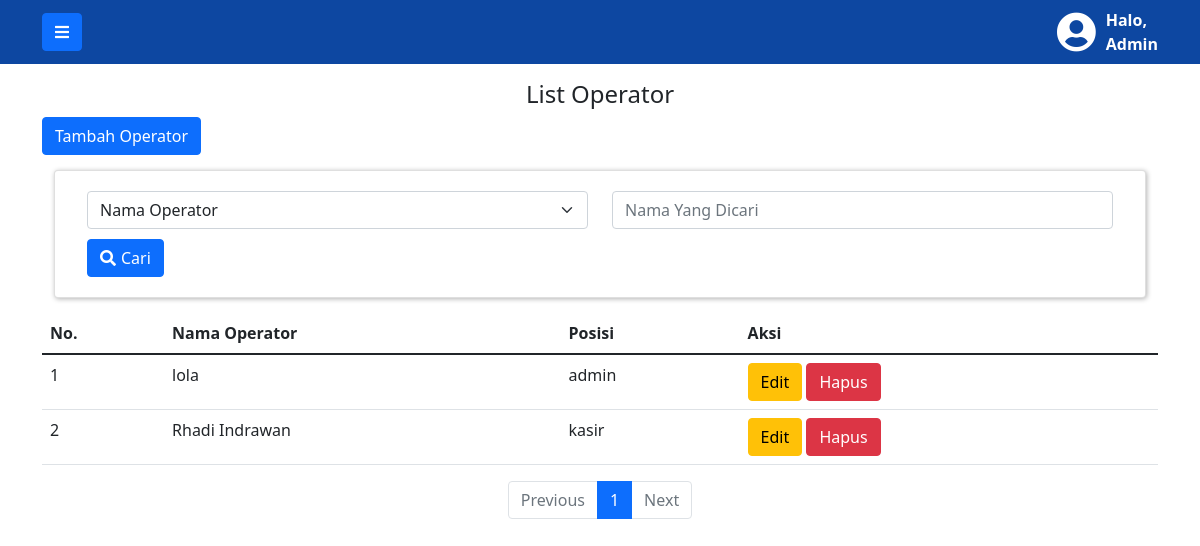
The app's page /admin/operator.php (signed in) with its own data.
### tables this page shows
CREATE TABLE IF NOT EXISTS `utenti` (
  `id` int(11) NOT NULL AUTO_INCREMENT,
  `email` varchar(100) NOT NULL,
  `password` varchar(256) NOT NULL,
  `nama` varchar(100) NOT NULL,
  `posisi` varchar(100) NOT NULL,
  `stato` int(11) NOT NULL,
  `reset_selector` varchar(100) NOT NULL,
  `reset_code` varchar(256) NOT NULL,
  `data` timestamp NOT NULL DEFAULT current_timestamp(),
  `last_update` timestamp NOT NULL DEFAULT current_timestamp() ON UPDATE current_timestamp(),
  PRIMARY KEY (`id`)
);

### paginasi/main-paginasi.php (called while the page is built, shortened)
<?php
     $page = (isset($_GET['page']))? (int) $_GET['page'] : 1;
     $kolomCari=(isset($_GET['Kolom']))? $_GET['Kolom'] : "";
     $kolomKataKunci=(isset($_GET['KataKunci']))? $_GET['KataKunci'] : "";
     $limit = 15;
     $limitStart = ($page - 1) * $limit;
     if($kolomCari=="" && $kolomKataKunci==""){
          $dt = mysqli_query($mysqli, "$qry $orderby LIMIT ".$limitStart.",".$limit);
     }
?>

### admin/operator.php (the view, shortened to what this page needs)
<?php include('template/header.php'); ?>
<?php
	$qry = "SELECT * FROM utenti";
	$orderby = "";
?>
	<section id="operator">
		<div class="container">
			<h5 class="title text-center">List Operator</h5>
			<button type="button" class="btn btn-primary" data-bs-toggle="modal" data-bs-target="#tambah-operator">
			  Tambah Operator
			</button>
			<div class="list">
				<div class="container">
	        <div class="card">
	          <?php include('../paginasi/pencarian.php'); ?>
	        </div>
	      </div>
				<table class="table">
					<thead>
				    <tr>
				      <th scope="col">No.</th>
				      <th scope="col">Nama Operator</th>
				      <th scope="col">Posisi</th>
				      <th scope="col">Aksi</th>
				    </tr>
				  </thead>
				  <tbody>
					<?php
						include('../paginasi/main-paginasi.php');
						$no = 1;
						while($data = mysqli_fetch_array($dt)) {
					?>
					<tr>
						<td><?php echo $no; ?></td>
						<td><?php echo $data['nama']; ?></td>
						<td><?php echo $data['posisi']; ?></td>
						<td>
							<button type="button" class="btn btn-warning" data-bs-toggle="modal" data-bs-target="#edit-operator<?php echo $data['id']; ?>">
							  Edit
							</button>
							<button type="button" class="btn btn-danger confirm-delete<?php echo $data['id']; ?>">
							  Hapus
							</button>
						</td>
					</tr>
				<?php $no++; } ?>
					</tbody>
				</table>
				<?php include('../paginasi/btn-paginasi.php'); ?>
			</div>
		</div>
	</section>
<?php include('template/footer.php'); ?>

### admin/css/style.css (style rules this page uses)
#operator { margin-top: 80px; }
#operator .title { font-size: 1.5rem; }
#operator .list .card { margin: 15px 0; padding: 20px; box-shadow: 1px 1px 5px rgba(0, 0, 0, 0.3); }

### records on screen
utenti: nama "lola", posisi "admin"
utenti: nama "Rhadi Indrawan", posisi "kasir"

### other values on screen
$oto "Admin"
form field Kolom "Nama Operator"
